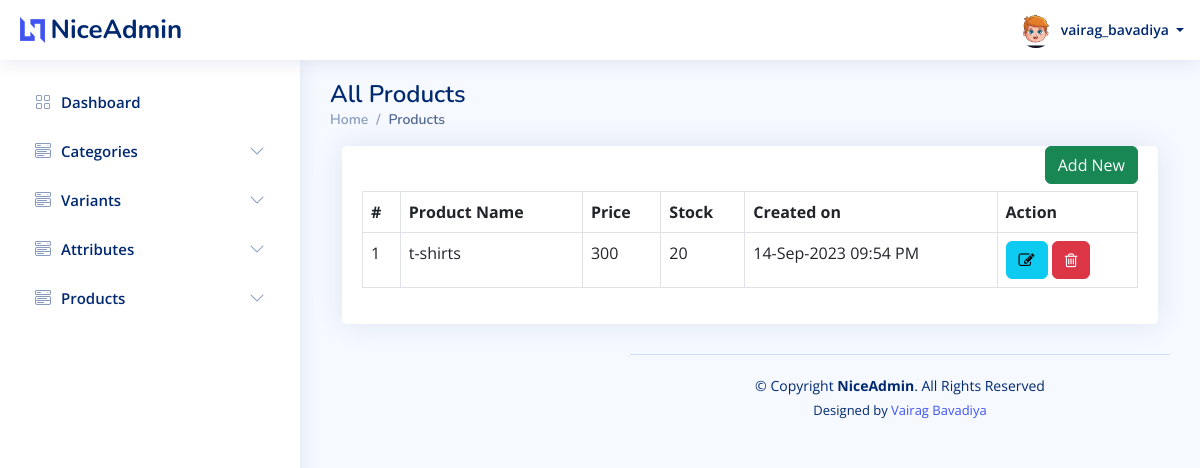
Page /admin/products/all.php (signed in) on the earlier database version.
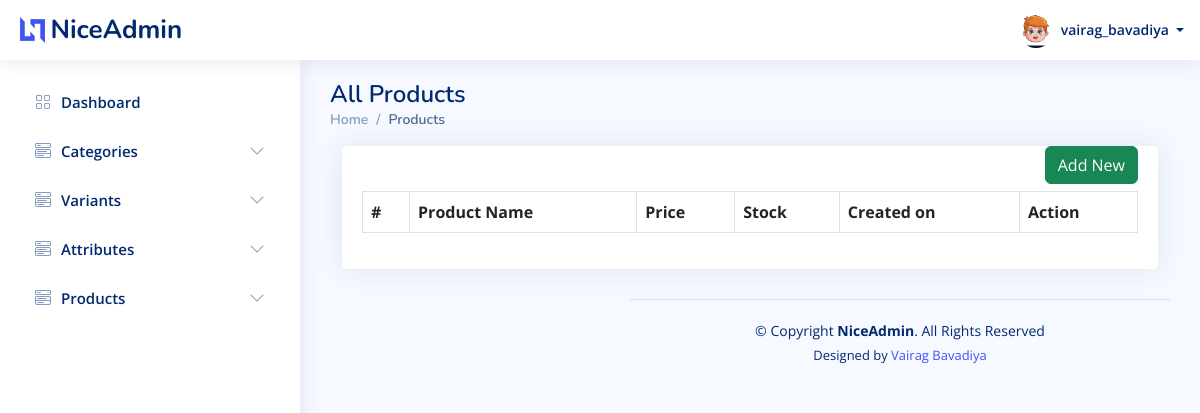
Same page on the later database version.
### tables this page shows
CREATE TABLE `users` (
  `id` int(20) NOT NULL,
  `u_name` varchar(50) NOT NULL,
  `email` varchar(50) NOT NULL,
  `phone_no` varchar(10) NOT NULL,
  `password` varchar(10) NOT NULL,
  `u_type_id` int(20) NOT NULL,
  `u_profile` varchar(100) NOT NULL,
  `created_at` datetime NOT NULL,
  `updated_at` datetime NOT NULL,
  `created_by` int(20) DEFAULT NULL,
  `updated_by` int(20) DEFAULT NULL,
  `is_active` tinyint(1) NOT NULL
);

CREATE TABLE `product` (
  `id` int(20) NOT NULL,
  `category_id` int(20) NOT NULL,
  `attribute_id` int(20) NOT NULL,
  `p_name` varchar(20) NOT NULL,
  `p_image` varchar(50) DEFAULT NULL,
  `p_description` varchar(100) NOT NULL,
  `stock` int(50) NOT NULL,
  `price` int(50) NOT NULL,
  `created_by` int(20) DEFAULT NULL,
  `updated_by` int(20) DEFAULT NULL,
  `created_at` datetime DEFAULT NULL,
  `updated_at` datetime DEFAULT NULL,
  `is_active` tinyint(1) NOT NULL
);

### admin/products/all.php (the view, shortened to what this page needs)
<?php
require('../config.php');
require('../header.php');
?>
<main id="main" class="main">
    <div class="pagetitle">
        <h1>All Products</h1>
        <nav>
            <ol class="breadcrumb">
                <li class="breadcrumb-item active"><a href="/e-commerce/admin/dashboard.php">Home</a></li>
                <li class="breadcrumb-item active">Products</li>
            </ol>
        </nav>
    </div>
    <section class="content">
        <div class="container-fluid">
            <div class="row">
                <div class="col-lg-12 grid-margin stretch-card">
                    <div class="card">
                        <div class="card-body">
                            <div style="margin-bottom: 45px;">
                                <a href="/e-commerce/admin/products/create.php" class="btn btn-success" style="float: right; margin-left: 15px;">Add New</a>
                            </div>
                            <table class="table table-bordered datatable" id="table_id">
                                <thead>
                                    <tr>
                                        <th>#</th>
                                        <th>Product Name</th>
                                        <th>Price</th>
                                        <th>Stock</th>
                                        <th>Created on</th>
                                        <th>Action</th>
                                    </tr>
                                </thead>
                                <tbody>
                                    <?php
                                    $query = "SELECT id,p_name,stock,price,created_at from product ORDER BY id DESC";
                                    if ($result = $conn->query($query)) {
                                        $i = 0;
                                        while ($row = $result->fetch_assoc()) {
                                            $i++;
                                    ?>
                                            <tr>
                                                <td><?php echo $i; ?></td>
                                                <td><?php echo $row['p_name']; ?></td>
                                                <td><?php echo $row['price']; ?></td>
                                                <td><?php echo $row['stock']; ?></td>
                                                <td><?php echo date('d-M-Y h:i A', strtotime($row['created_at'])); ?></td>
                                                <td>
                                                    <a class="btn btn-info" href="edit.php?id=<?php echo $row["id"]; ?>"><i class="fa fa-edit"></i></a>
                                                    <a class="btn btn-danger" href="delete.php?id=<?php echo $row["id"]; ?>"><i class="fa fa-trash-o"></i></a>
                                                </td>
                                            </tr>
                                    <?php
                                        }
                                    }
                                    ?>
                                </tbody>
                            </table>
                        </div>
                    </div>
                </div>
            </div>
        </div>
    </section>
    <?php require('../footer.php'); ?>

### admin/header.php (shortened to what this page needs)
<?php
require("config.php");
?>
<!DOCTYPE html>
<html lang="en">
<head>
    <link rel="stylesheet" href="https://cdnjs.cloudflare.com/ajax/libs/font-awesome/4.7.0/css/font-awesome.min.css">
    <link href="/e-commerce/admin/assets/vendor/bootstrap/css/bootstrap.min.css" rel="stylesheet">
    <link href="/e-commerce/admin/assets/vendor/bootstrap-icons/bootstrap-icons.css" rel="stylesheet">
    <link href="/e-commerce/admin/assets/vendor/boxicons/css/boxicons.min.css" rel="stylesheet">
    <link href="/e-commerce/admin/assets/vendor/quill/quill.snow.css" rel="stylesheet">
    <link href="/e-commerce/admin/assets/vendor/quill/quill.bubble.css" rel="stylesheet">
    <link href="/e-commerce/admin/assets/vendor/remixicon/remixicon.css" rel="stylesheet">
    <link href="/e-commerce/admin/assets/vendor/simple-datatables/style.css" rel="stylesheet">
    <link href="/e-commerce/admin/assets/css/style.css" rel="stylesheet">
</head>
<body>
    <header id="header" class="header fixed-top d-flex align-items-center">
        <div class="d-flex align-items-center justify-content-between">
            <a href="dashboard.php" class="logo d-flex align-items-center">
                <img src="/e-commerce/admin/assets/img/logo.png" alt="">
                <span class="d-none d-lg-block">NiceAdmin</span>
            </a>
        </div>
        <nav class="header-nav ms-auto">
            <ul class="d-flex align-items-center">
                <li class="nav-item dropdown pe-3">
                    <a class="nav-link nav-profile d-flex align-items-center pe-0" href="#" data-bs-toggle="dropdown">
                        <?php
                        $sql = "SELECT u.id,u.u_name,u.email,u.phone_no,u.u_profile,u.is_active,ut.type_name FROM users as u,user_type as ut where u.id = " . $_SESSION['id'];
                        $result = $conn->query($sql);
                        $row = mysqli_fetch_assoc($result);
                        ?>
                        <img src="/e-commerce/admin/<?php echo $row['u_profile']; ?>" alt="Profile" class="rounded-circle">
                        <span class="d-none d-md-block dropdown-toggle ps-2">
                            <?php echo $row['u_name']; ?> </span>
                    </a>
                </li>
            </ul>
        </nav>
    </header>
    <aside id="sidebar" class="sidebar">
        <ul class="sidebar-nav" id="sidebar-nav">
            <li class="nav-item">
                <a class="nav-link collapsed" href="/e-commerce/admin/dashboard.php">
                    <i class="bi bi-grid"></i>
                    <span>Dashboard</span>
                </a>
            </li>
            <li class="nav-item">
                <a class="nav-link collapsed" data-bs-target="#components-nav" data-bs-toggle="collapse" href="#" aria-expanded="false">
                    <i class="bi bi-menu-button-wide"></i><span>Categories</span><i class="bi bi-chevron-down ms-auto"></i>
                </a>
            </li>
            <li class="nav-item">
                <a class="nav-link collapsed" data-bs-target="#variants-nav" data-bs-toggle="collapse" href="#">
                    <i class="bi bi-menu-button-wide"></i><span>Variants</span><i class="bi bi-chevron-down ms-auto"></i>
                </a>
            </li>
            <li class="nav-item">
                <a class="nav-link collapsed" data-bs-target="#attributes-nav" data-bs-toggle="collapse" href="#">
                    <i class="bi bi-menu-button-wide"></i><span>Attributes</span><i class="bi bi-chevron-down ms-auto"></i>
                </a>
            </li>
            <li class="nav-item">
                <a class="nav-link collapsed" data-bs-target="#products-nav" data-bs-toggle="collapse" href="#">
                    <i class="bi bi-menu-button-wide"></i><span>Products</span><i class="bi bi-chevron-down ms-auto"></i>
                </a>
            </li>
        </ul>
    </aside>

### admin/footer.php (shortened to what this page needs)
<footer id="footer" class="footer">
  <div class="copyright">
    &copy; Copyright <strong><span>NiceAdmin</span></strong>. All Rights Reserved
  </div>
  <div class="credits">
    Designed by <a href="/e-commerce/https://bootstrapmade.com/">Vairag Bavadiya</a>
  </div>
</footer>
</body>
</html>

### admin/assets/css/style.css (style rules this page uses)
:root { scroll-behavior: smooth; }
body { font-family: "Open Sans", sans-serif; background: #f6f9ff; color: #444444; }
a { color: #4154f1; text-decoration: none; }
h1, h2, h3, h4, h5, h6 { font-family: "Nunito", sans-serif; }
#main { margin-top: 60px; padding: 20px 30px; transition: all 0.3s; }
.pagetitle { margin-bottom: 10px; }
.pagetitle h1 { font-size: 24px; margin-bottom: 0; font-weight: 600; color: #012970; }
.card { margin-bottom: 30px; border: none; border-radius: 5px; box-shadow: 0px 0 30px rgba(1, 41, 112, 0.1); }
.card-body { padding: 0 20px 20px 20px; }
.breadcrumb { font-size: 14px; font-family: "Nunito", sans-serif; color: #899bbd; font-weight: 600; }
.breadcrumb a { color: #899bbd; transition: 0.3s; }
.breadcrumb .breadcrumb-item::before { color: #899bbd; }
.breadcrumb .active { color: #51678f; font-weight: 600; }
.logo { line-height: 1; }
@media (min-width: 1200px) { .logo { width: 280px; } }
.logo img { max-height: 26px; margin-right: 6px; }
.logo span { font-size: 26px; font-weight: 700; color: #012970; font-family: "Nunito", sans-serif; }
.header { transition: all 0.5s; z-index: 997; height: 60px; box-shadow: 0px 2px 20px rgba(1, 41, 112, 0.1); background-color: #fff; padding-left: 20px; }
.header-nav ul { list-style: none; }
.header-nav>ul { margin: 0; padding: 0; }
.header-nav .nav-profile { color: #012970; }
.header-nav .nav-profile img { max-height: 36px; }
.header-nav .nav-profile span { font-size: 14px; font-weight: 600; }
.sidebar { position: fixed; top: 60px; left: 0; bottom: 0; width: 300px; z-index: 996; transition: all 0.3s; padding: 20px; overflow-y: auto; scrollbar-width: thin; scrollbar-color: #aab7cf transparent; box-shadow: 0px 0px 20px rgba(1, 41, 112, 0.1); background-color: #fff; }
@media (min-width: 1200px) { #main, #footer { margin-left: 300px; } }
.sidebar-nav { padding: 0; margin: 0; list-style: none; }
.sidebar-nav li { padding: 0; margin: 0; list-style: none; }
.sidebar-nav .nav-item { margin-bottom: 5px; }
.sidebar-nav .nav-link { display: flex; align-items: center; font-size: 15px; font-weight: 600; color: #4154f1; transition: 0.3; background: #f6f9ff; padding: 10px 15px; border-radius: 4px; }
.sidebar-nav .nav-link i { font-size: 16px; margin-right: 10px; color: #4154f1; }
.sidebar-nav .nav-link.collapsed { color: #012970; background: #fff; }
.sidebar-nav .nav-link.collapsed i { color: #899bbd; }
.sidebar-nav .nav-link .bi-chevron-down { margin-right: 0; transition: transform 0.2s ease-in-out; }
.footer { padding: 20px 0; font-size: 14px; transition: all 0.3s; border-top: 1px solid #cddfff; }
.footer .copyright { text-align: center; color: #012970; }
.footer .credits { padding-top: 5px; text-align: center; font-size: 13px; color: #012970; }

Differences in the rows shown:
removed product: p_name "t-shirts", price "300", stock "20", created_at "14-Sep-2023 09:54 PM"
